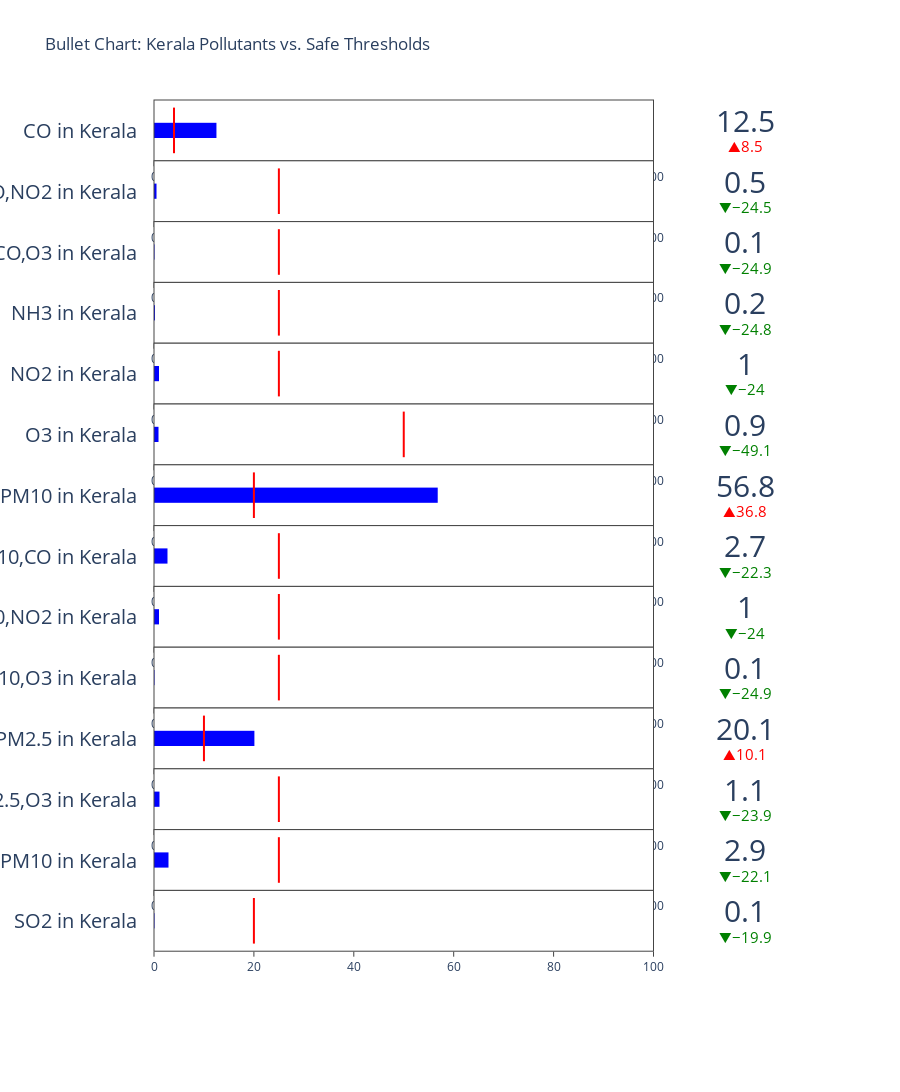

The cell this chart's notebook holds for it:
### Code cell
import plotly.graph_objects as go

# Example: Kerala's pollutant levels
kerala_data = pollutant_counts[(pollutant_counts['state'] == 'Kerala')].copy()
kerala_data = kerala_data.groupby('prominent_pollutants')['percentage'].sum().reset_index()

# Reference safe threshold for example (you can customize based on real standards)
safe_thresholds = {
    "PM10": 20,
    "PM2.5": 10,
    "CO": 4,
    "O3": 50,
    "SO2": 20
}

fig = go.Figure()

# Calculate the number of pollutants
n_pollutants = len(kerala_data)
# Calculate the height per pollutant (minimum 0.15)
height_per_pollutant = min(0.15, 1.0 / (n_pollutants + 1))

for i, row in kerala_data.iterrows():
    pollutant = row['prominent_pollutants']
    value = row['percentage']
    threshold = safe_thresholds.get(pollutant, 25)  # default threshold
    
    # Calculate y positions ensuring they stay within [0, 1]
    y_max = 1 - (i * height_per_pollutant)
    y_min = y_max - height_per_pollutant
    
    fig.add_trace(go.Indicator(
        mode="number+gauge+delta",
        value=value,
        delta={'reference': threshold, 'increasing': {'color': "red"}, 'decreasing': {'color': "green"}},
        domain={'x': [0.1, 1], 'y': [y_min, y_max]},
        title={'text': f"{pollutant} in Kerala"},
        gauge={
            'shape': "bullet",
            'axis': {'range': [0, 100]},
            'threshold': {
                'line': {'color': "red", 'width': 2},
                'thickness': 0.75,
                'value': threshold
            },
            'bar': {'color': "blue"}
        }
    ))

fig.update_layout(
    title="Bullet Chart: Kerala Pollutants vs. Safe Thresholds",
    height=400 + len(kerala_data)*50
)

fig.show()

### Figure 1 — Plotly figure (JSON) as saved in the notebook; plotly's stock layout.template omitted (floating-point values rounded to 4 significant figures)
{"data": [{"delta": {"decreasing": {"color": "green"}, "increasing": {"color": "red"}, "reference": 4}, "domain": {"x": [0.1, 1], "y": [0.9333, 1]}, "gauge": {"axis": {"range": [0, 100]}, "bar": {"color": "blue"}, "shape": "bullet", "threshold": {"line": {"color": "red", "width": 2}, "thickness": 0.75, "value": 4}}, "mode": "number+gauge+delta", "title": {"text": "CO in Kerala"}, "type": "indicator", "value": 12.5}, {"delta": {"decreasing": {"color": "green"}, "increasing": {"color": "red"}, "reference": 25}, "domain": {"x": [0.1, 1], "y": [0.8667, 0.9333]}, "gauge": {"axis": {"range": [0, 100]}, "bar": {"color": "blue"}, "shape": "bullet", "threshold": {"line": {"color": "red", "width": 2}, "thickness": 0.75, "value": 25}}, "mode": "number+gauge+delta", "title": {"text": "CO,NO2 in Kerala"}, "type": "indicator", "value": 0.5}, {"delta": {"decreasing": {"color": "green"}, "increasing": {"color": "red"}, "reference": 25}, "domain": {"x": [0.1, 1], "y": [0.8, 0.8667]}, "gauge": {"axis": {"range": [0, 100]}, "bar": {"color": "blue"}, "shape": "bullet", "threshold": {"line": {"color": "red", "width": 2}, "thickness": 0.75, "value": 25}}, "mode": "number+gauge+delta", "title": {"text": "CO,O3 in Kerala"}, "type": "indicator", "value": 0.1}, {"delta": {"decreasing": {"color": "green"}, "increasing": {"color": "red"}, "reference": 25}, "domain": {"x": [0.1, 1], "y": [0.7333, 0.8]}, "gauge": {"axis": {"range": [0, 100]}, "bar": {"color": "blue"}, "shape": "bullet", "threshold": {"line": {"color": "red", "width": 2}, "thickness": 0.75, "value": 25}}, "mode": "number+gauge+delta", "title": {"text": "NH3 in Kerala"}, "type": "indicator", "value": 0.2}, {"delta": {"decreasing": {"color": "green"}, "increasing": {"color": "red"}, "reference": 25}, "domain": {"x": [0.1, 1], "y": [0.6667, 0.7333]}, "gauge": {"axis": {"range": [0, 100]}, "bar": {"color": "blue"}, "shape": "bullet", "threshold": {"line": {"color": "red", "width": 2}, "thickness": 0.75, "value": 25}}, "mode": "number+gauge+delta", "title": {"text": "NO2 in Kerala"}, "type": "indicator", "value": 1}, {"delta": {"decreasing": {"color": "green"}, "increasing": {"color": "red"}, "reference": 50}, "domain": {"x": [0.1, 1], "y": [0.6, 0.6667]}, "gauge": {"axis": {"range": [0, 100]}, "bar": {"color": "blue"}, "shape": "bullet", "threshold": {"line": {"color": "red", "width": 2}, "thickness": 0.75, "value": 50}}, "mode": "number+gauge+delta", "title": {"text": "O3 in Kerala"}, "type": "indicator", "value": 0.9}, {"delta": {"decreasing": {"color": "green"}, "increasing": {"color": "red"}, "reference": 20}, "domain": {"x": [0.1, 1], "y": [0.5333, 0.6]}, "gauge": {"axis": {"range": [0, 100]}, "bar": {"color": "blue"}, "shape": "bullet", "threshold": {"line": {"color": "red", "width": 2}, "thickness": 0.75, "value": 20}}, "mode": "number+gauge+delta", "title": {"text": "PM10 in Kerala"}, "type": "indicator", "value": 56.8}, {"delta": {"decreasing": {"color": "green"}, "increasing": {"color": "red"}, "reference": 25}, "domain": {"x": [0.1, 1], "y": [0.4667, 0.5333]}, "gauge": {"axis": {"range": [0, 100]}, "bar": {"color": "blue"}, "shape": "bullet", "threshold": {"line": {"color": "red", "width": 2}, "thickness": 0.75, "value": 25}}, "mode": "number+gauge+delta", "title": {"text": "PM10,CO in Kerala"}, "type": "indicator", "value": 2.7}, {"delta": {"decreasing": {"color": "green"}, "increasing": {"color": "red"}, "reference": 25}, "domain": {"x": [0.1, 1], "y": [0.4, 0.4667]}, "gauge": {"axis": {"range": [0, 100]}, "bar": {"color": "blue"}, "shape": "bullet", "threshold": {"line": {"color": "red", "width": 2}, "thickness": 0.75, "value": 25}}, "mode": "number+gauge+delta", "title": {"text": "PM10,NO2 in Kerala"}, "type": "indicator", "value": 1}, {"delta": {"decreasing": {"color": "green"}, "increasing": {"color": "red"}, "reference": 25}, "domain": {"x": [0.1, 1], "y": [0.3333, 0.4]}, "gauge": {"axis": {"range": [0, 100]}, "bar": {"color": "blue"}, "shape": "bullet", "threshold": {"line": {"color": "red", "width": 2}, "thickness": 0.75, "value": 25}}, "mode": "number+gauge+delta", "title": {"text": "PM10,O3 in Kerala"}, "type": "indicator", "value": 0.1}, {"delta": {"decreasing": {"color": "green"}, "increasing": {"color": "red"}, "reference": 10}, "domain": {"x": [0.1, 1], "y": [0.2667, 0.3333]}, "gauge": {"axis": {"range": [0, 100]}, "bar": {"color": "blue"}, "shape": "bullet", "threshold": {"line": {"color": "red", "width": 2}, "thickness": 0.75, "value": 10}}, "mode": "number+gauge+delta", "title": {"text": "PM2.5 in Kerala"}, "type": "indicator", "value": 20.1}, {"delta": {"decreasing": {"color": "green"}, "increasing": {"color": "red"}, "reference": 25}, "domain": {"x": [0.1, 1], "y": [0.2, 0.2667]}, "gauge": {"axis": {"range": [0, 100]}, "bar": {"color": "blue"}, "shape": "bullet", "threshold": {"line": {"color": "red", "width": 2}, "thickness": 0.75, "value": 25}}, "mode": "number+gauge+delta", "title": {"text": "PM2.5,O3 in Kerala"}, "type": "indicator", "value": 1.1}, {"delta": {"decreasing": {"color": "green"}, "increasing": {"color": "red"}, "reference": 25}, "domain": {"x": [0.1, 1], "y": [0.1333, 0.2]}, "gauge": {"axis": {"range": [0, 100]}, "bar": {"color": "blue"}, "shape": "bullet", "threshold": {"line": {"color": "red", "width": 2}, "thickness": 0.75, "value": 25}}, "mode": "number+gauge+delta", "title": {"text": "PM2.5,PM10 in Kerala"}, "type": "indicator", "value": 2.9}, {"delta": {"decreasing": {"color": "green"}, "increasing": {"color": "red"}, "reference": 20}, "domain": {"x": [0.1, 1], "y": [0.06667, 0.1333]}, "gauge": {"axis": {"range": [0, 100]}, "bar": {"color": "blue"}, "shape": "bullet", "threshold": {"line": {"color": "red", "width": 2}, "thickness": 0.75, "value": 20}}, "mode": "number+gauge+delta", "title": {"text": "SO2 in Kerala"}, "type": "indicator", "value": 0.1}], "layout": {"height": 1100, "title": {"text": "Bullet Chart: Kerala Pollutants vs. Safe Thresholds"}}}
